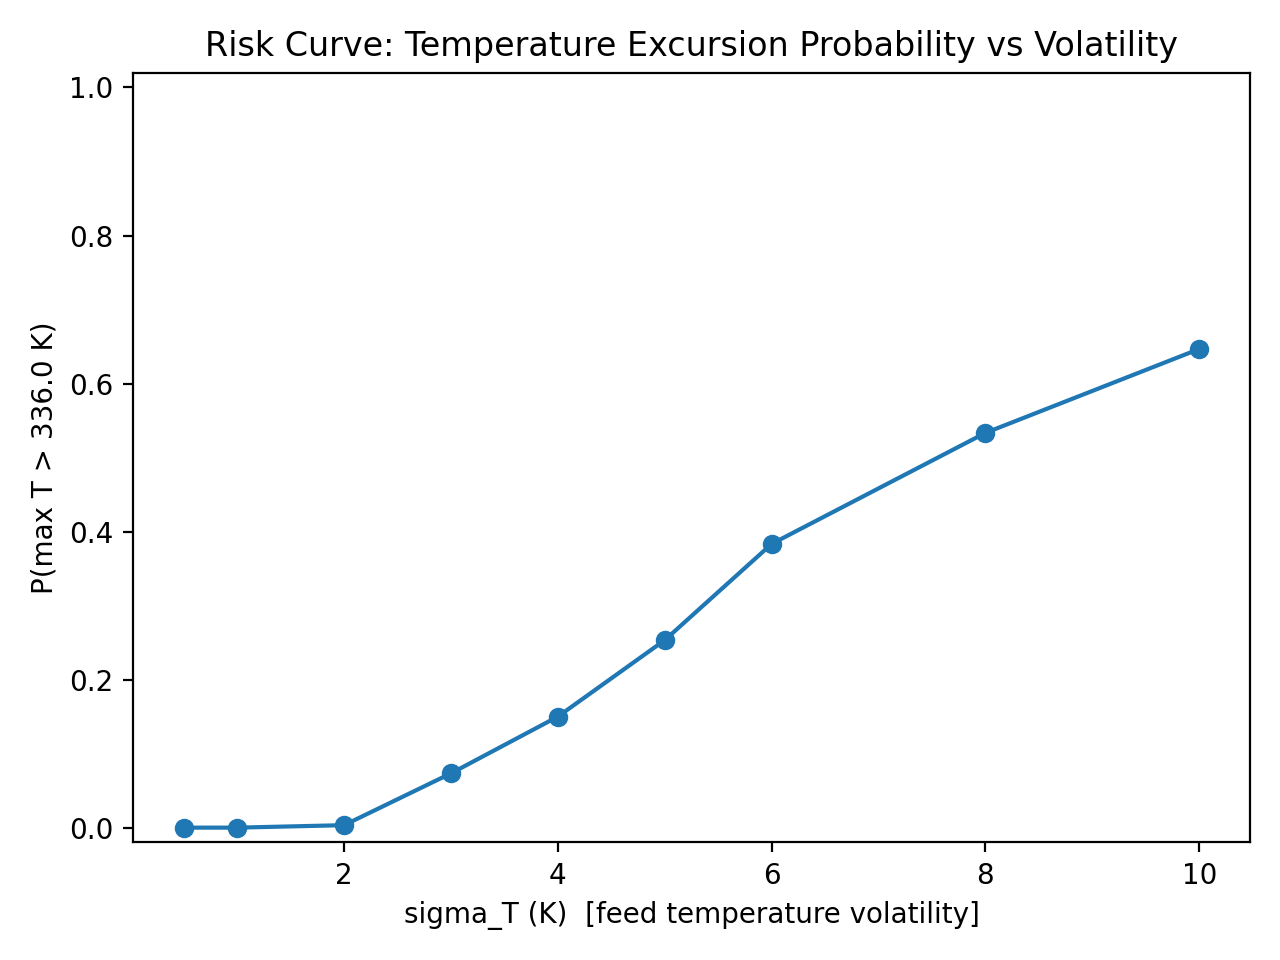

Here is the Python script that generated this plot:
import numpy as np
import matplotlib.pyplot as plt
import csv

# -----------------------
# Plant + controller setup
# -----------------------
p = {
    "V": 100.0,
    "F": 10.0,
    "CA_in_mean": 1.0,
    "T_in_mean": 350.0,

    "k0": 7.2e10,
    "E": 8.314e4,
    "R": 8.314,

    # "Moderately risky" regime (good S-curve)
    "dH": -7.0e4,     # J/mol (more exothermic than base)
    "rho": 1000.0,    # g/L
    "Cp": 4.184,      # J/g/K
    "UA": 1.2e4,      # J/min/K (weaker heat removal than base)

    "T_set": 333.0,
    "Tc_min": 280.0,
    "Tc_max": 330.0,
}

# Controller gains (stable)
Kp = 4.0
Ki = 0.40
Kd = 0.0
Tc_bias = 300.0

def clamp(x, lo, hi):
    return max(lo, min(hi, x))

def reaction_rate(CA, T, p):
    k = p["k0"] * np.exp(-p["E"] / (p["R"] * T))
    return k * CA

def plant_step(CA, T, Tc, CA_in, T_in, dt, p):
    V, F = p["V"], p["F"]
    rhoCp = p["rho"] * p["Cp"]

    rA = reaction_rate(CA, T, p)

    dCA_dt = (F / V) * (CA_in - CA) - rA
    reaction_heat = (-p["dH"]) * rA
    heat_removal = (p["UA"] / V) * (T - Tc)
    dT_dt = (F / V) * (T_in - T) + (reaction_heat - heat_removal) / rhoCp

    return CA + dCA_dt * dt, T + dT_dt * dt

def run_one(seed, sigma_T, sigma_CA=0.02, tf=60.0):
    rng = np.random.default_rng(seed)

    dt = 0.01
    N = int(tf / dt) + 1

    CA = 1.0
    T = 330.0

    integral_e = 0.0
    prev_e = p["T_set"] - T

    Tmax = T

    for _ in range(N - 1):
        # stochastic disturbances
        CA_in = p["CA_in_mean"] + rng.normal(0.0, sigma_CA)
        T_in  = p["T_in_mean"]  + rng.normal(0.0, sigma_T)

        # PID on temperature
        e = p["T_set"] - T
        deriv_e = (e - prev_e) / dt

        Tc_cmd = Tc_bias + (Kp * e + Ki * integral_e + Kd * deriv_e)
        Tc_cmd = clamp(Tc_cmd, p["Tc_min"], p["Tc_max"])

        # anti-windup
        if p["Tc_min"] < Tc_cmd < p["Tc_max"]:
            integral_e += e * dt

        CA, T = plant_step(CA, T, Tc_cmd, CA_in, T_in, dt, p)

        Tmax = max(Tmax, T)
        prev_e = e

    return Tmax

def estimate_risk_metrics(sigma_T, M, limit):
    Tmax = np.array([run_one(1000 + i, sigma_T=sigma_T) for i in range(M)])

    p_exceed = float(np.mean(Tmax > limit))
    tmax = float(Tmax.max())
    var95 = float(np.percentile(Tmax, 95))
    cvar95 = float(Tmax[Tmax >= var95].mean())
    return p_exceed, tmax, var95, cvar95

# -----------------------
# Risk curve settings
# -----------------------
sigmas = [0.5, 1, 2, 3, 4, 5, 6, 8, 10]
limit = 336.0
M = 300

probs = []
maxes = []
vars95 = []
cvars95 = []

print(f"Monte Carlo per sigma: M={M}, limit={limit} K\n")
print("sigma_T(K)\tP(maxT>limit)\tmax(Tmax)\tVaR95\tCVaR95")

for s in sigmas:
    p_exceed, tmax, var95, cvar95 = estimate_risk_metrics(sigma_T=s, M=M, limit=limit)

    probs.append(p_exceed)
    maxes.append(tmax)
    vars95.append(var95)
    cvars95.append(cvar95)

    print(f"{s:>7.2f}\t\t{p_exceed:>10.3f}\t\t{tmax:>7.2f}\t{var95:>7.2f}\t{cvar95:>7.2f}")

# -----------------------
# Save table to CSV
# -----------------------
with open("risk_table.csv", "w", newline="") as f:
    w = csv.writer(f)
    w.writerow(["sigma_T", "P_exceed", "max_Tmax", "VaR95", "CVaR95"])
    for s, pex, tmx, v, cv in zip(sigmas, probs, maxes, vars95, cvars95):
        w.writerow([s, pex, tmx, v, cv])

# -----------------------
# Plot + save PNG
# -----------------------
plt.figure()
plt.plot(sigmas, probs, marker="o")
plt.xlabel("sigma_T (K)  [feed temperature volatility]")
plt.ylabel(f"P(max T > {limit} K)")
plt.title("Risk Curve: Temperature Excursion Probability vs Volatility")
plt.ylim(-0.02, 1.02)
plt.tight_layout()
plt.savefig("risk_curve.png", dpi=200)
plt.show()
